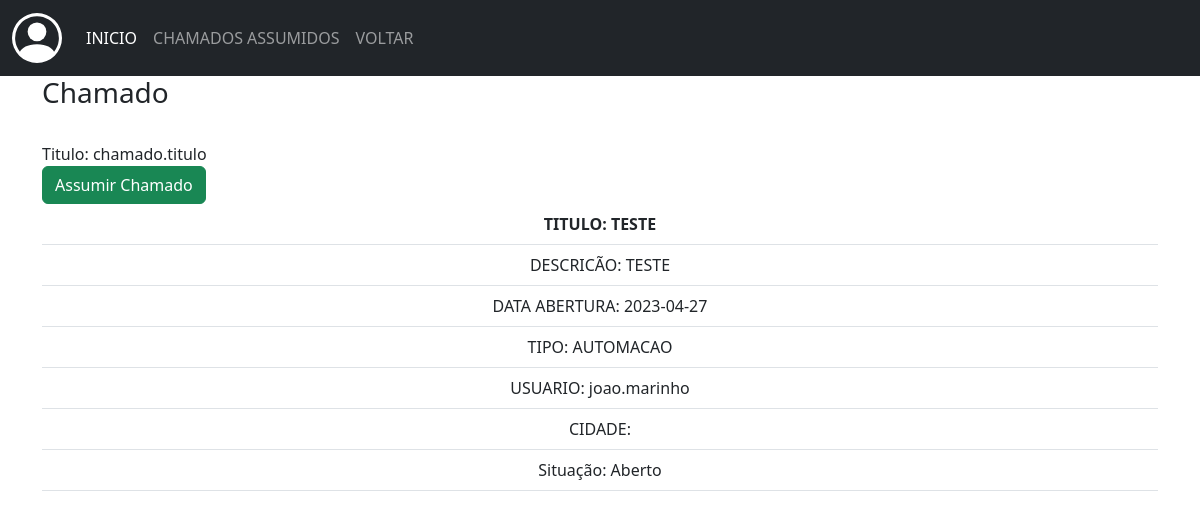
The page /2/visualizar_chamados_usuario on the database its author committed.
### app/models/tab_chamados.py (models this page shows)
class Chamados(db.Model):
    __tablename__ = 'tab_chamados'
    id = db.Column(db.Integer, primary_key=True)
    data_add = db.Column(db.String(50), nullable=False)
    data_fim = db.Column(db.String(50), nullable=False)
    titulo = db.Column(db.String(100), nullable=False)
    descricao = db.Column(db.String(255), nullable=False)
    tipo_ch = db.Column(db.String(100), nullable=False)
    situacao = db.Column(db.String(50), nullable=False)
    ass_por = db.Column(db.String(100))
    telefone = db.Column(db.String(50))
    setor = db.Column(db.String(100))
    tab_usuarios_id = db.Column(db.Integer, db.ForeignKey('tab_usuarios.id'))

### app/routes/routes.py (the view)
@login_required
@app.route("/<int:id>/visualizar_chamados_usuario", methods=['GET', 'POST'])
def visualizar_chamados_usuario(id):
    query = Chamados.query.filter_by(id=id).all()
    return render_template("visualizar_chamados_usuario.html", chamado=query)

### app/templates/visualizar_chamados_usuario.html (shortened to what this page needs)
{% extends 'base.html' %}
{% block conteudo %}
<nav class="navbar navbar-expand-lg navbar-dark bg-dark">
    <div class="container-fluid">
      <a class="navbar-brand" href="#"></a>
      <div class="collapse navbar-collapse" id="navbarSupportedContent">
        <ul class="navbar-nav me-auto mb-2 mb-lg-0">
          <li class="nav-item">
            <a class="nav-link active" aria-current="page" href="#">INICIO</a>
          </li>
          <li class="nav-item">
            <a class="nav-link" href="{{url_for('meus_chamados')}}">CHAMADOS ASSUMIDOS</a>
          </li>
            <li class="nav-item">
              <a class="nav-link" href="{{url_for('chamados_usuario')}}">VOLTAR</a>
            </li>
        </ul>
      </div>
    </div>
</nav>
<div>
    <div class="container">
      <div class="panel-heading">
          <h3 class="panel-title">Chamado</h3>
      </div><br>
      <div>
        <label>Titulo: chamado.titulo</label>
      </div>
        <table class="table table-hover">
        {% for view in chamado %}
          <thead><tr><th colspan="4">TITULO: {{view.titulo}}</th></tr></thead>
          <tbody>
              <tr><td>DESCRICÃO: {{view.descricao}}</td></tr>
              <tr><td>DATA ABERTURA: {{view.data_add}}</td></tr>
              <tr><td>TIPO: {{view.tipo_ch}}</td></tr>
              <tr><td>USUARIO: {{view.tab_usuarios_id}}</td></tr>
              <tr><td>CIDADE: </td></tr>
              <tr><td>Situação: {{view.situacao}}</td></tr>
              <button class="btn btn-success">Assumir Chamado</button>
          </tbody>
        {% endfor %}
      </table>
</div>
{% endblock conteudo %}

### app/static/styles.css (style rules this page uses)
body { margin: 0px; }
a { text-decoration: none; }
th, tr { text-align: center; }

### rows shown on the page
Chamados: titulo "TESTE", descricao "TESTE", data_add "2023-04-27", tipo_ch "AUTOMACAO", tab_usuarios_id "joao.marinho", situacao "Aberto"
